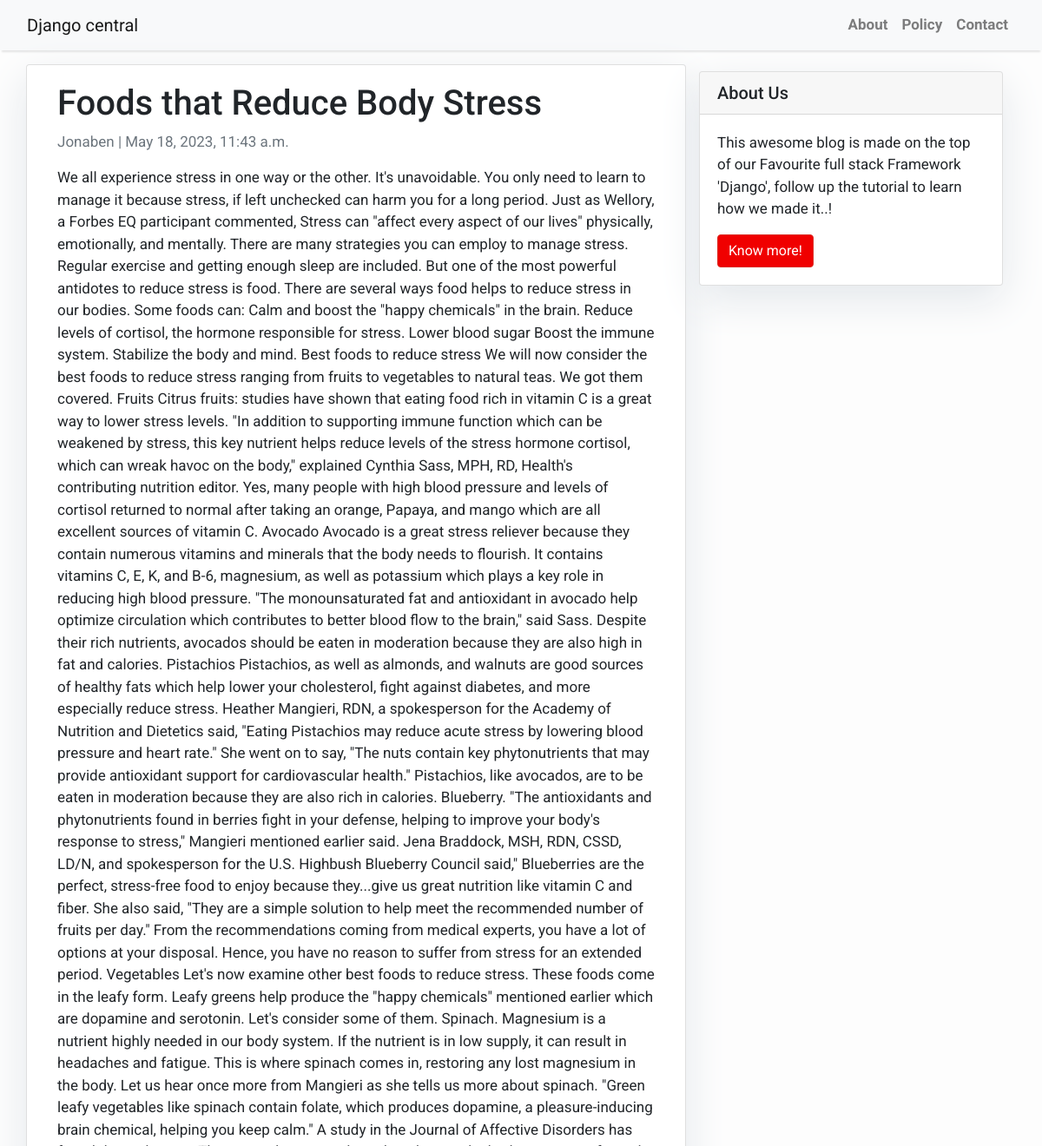
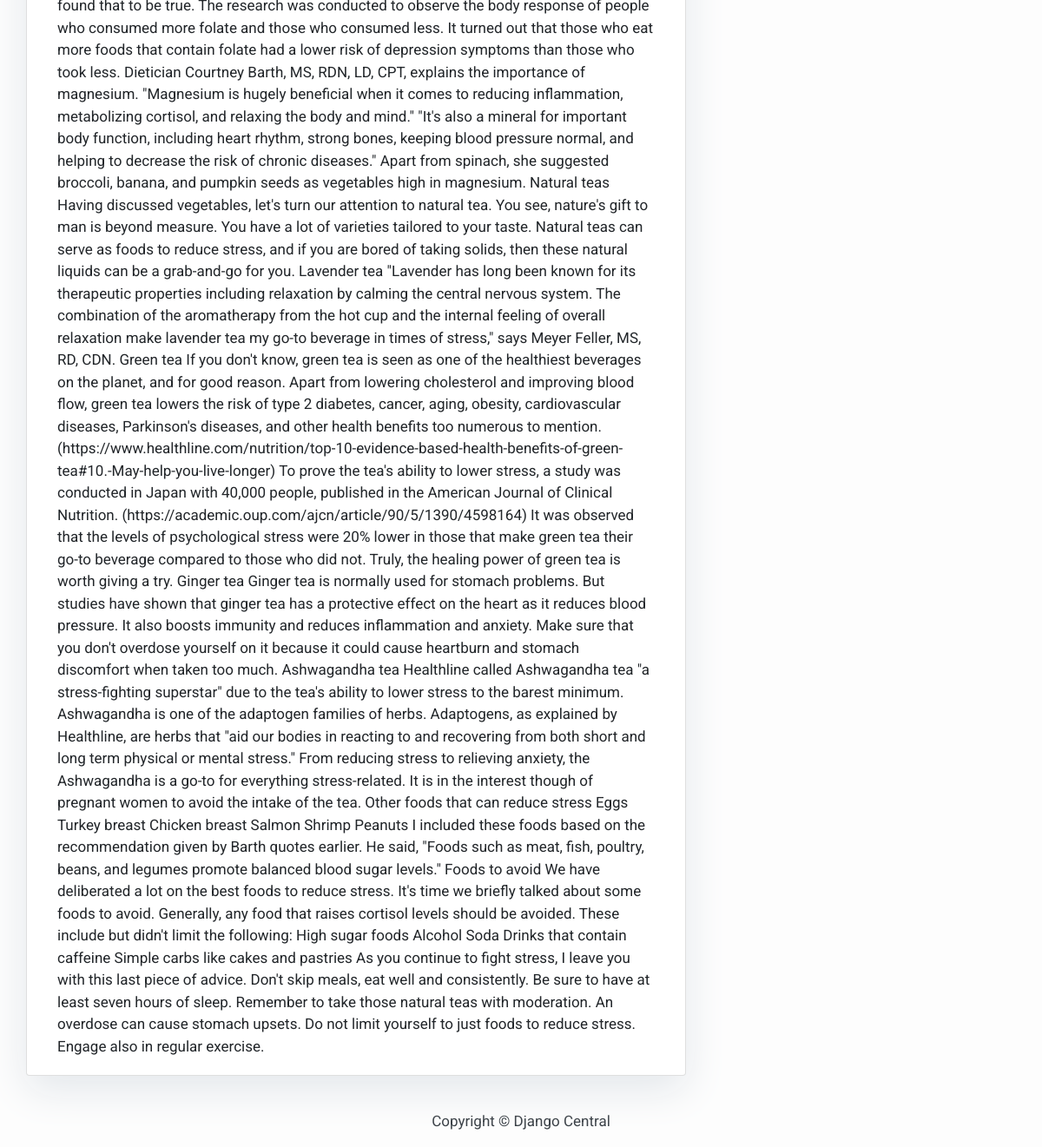
Screenshot of /foods-that-reduce-body-stress/ with the database file from the repository (2 pictures, top to bottom).
### blog/models.py (models this page shows, shortened)
class Post(models.Model):
    author = models.ForeignKey(User, on_delete=models.CASCADE, related_name='blog_posts')
    title = models.CharField(max_length=255, unique=True)
    body = models.TextField()
    slug = models.SlugField(max_length=255, unique=True)
    created_on = models.DateTimeField(auto_now_add=True)
    last_modified = models.DateTimeField(auto_now=True)
    categories = models.ManyToManyField('Category', related_name='posts')
    status = models.IntegerField(choices=STATUS, default=0)
    class Meta:
        ordering = ['-created_on']

### blog/views.py (the view)
# urls.py: path('<slug:slug>/', PostDetail.as_view(), name='post_detail'),
class PostDetail(DetailView):
    model = Post
    template_name = 'post_detail.html'

### templates/post_detail.html
{% extends 'base.html' %} {% block content %}
<div class="container">
  <div class="row">
    <div class="col-md-8 card mb-4  mt-3 left  top">
      <div class="card-body">
        <h1>{% block title %} {{ object.title }} {% endblock title %}</h1>
        <p class=" text-muted">{{ post.author }} | {{ post.created_on }}</p>
        <p class="card-text ">{{ object.body | safe }}</p>
      </div>
    </div>
    {% block sidebar %} {% include 'sidebar.html' %} {% endblock sidebar %}
  </div>
</div>
{% endblock content %}

### templates/base.html (style rules this page uses)
body { font-family: "Roboto", sans-serif; font-size: 17px; background-color: #fdfdfd; }

### templates/sidebar.html (style rules this page uses)
.card { box-shadow: 0 16px 48px #E3E7EB; }

### rows the page displays
Post: title "Foods that Reduce Body Stress", author "Jonaben", created_on "May 18, 2023, 11:43 a.m.", body "We all experience stress in one way or the other. It's unavoidable. You only need to learn to manage it because stress, if left unchecked can harm you for a long period. Just as Wellory, a Forbes EQ participant commented, Stress can \"affect every aspect of our lives\" physically, emotionally, and mentally. There are many strategies you can employ to manage stress. Regular exercise and getting enough sleep are included. But one of the most powerful antidotes to reduce stress is food. There are several ways food helps to reduce stress in our bodies. Some foods can: Calm and boost the \"happy chemicals\" in the brain. Reduce levels of cortisol, the hormone responsible for stress. Lower blood…"
